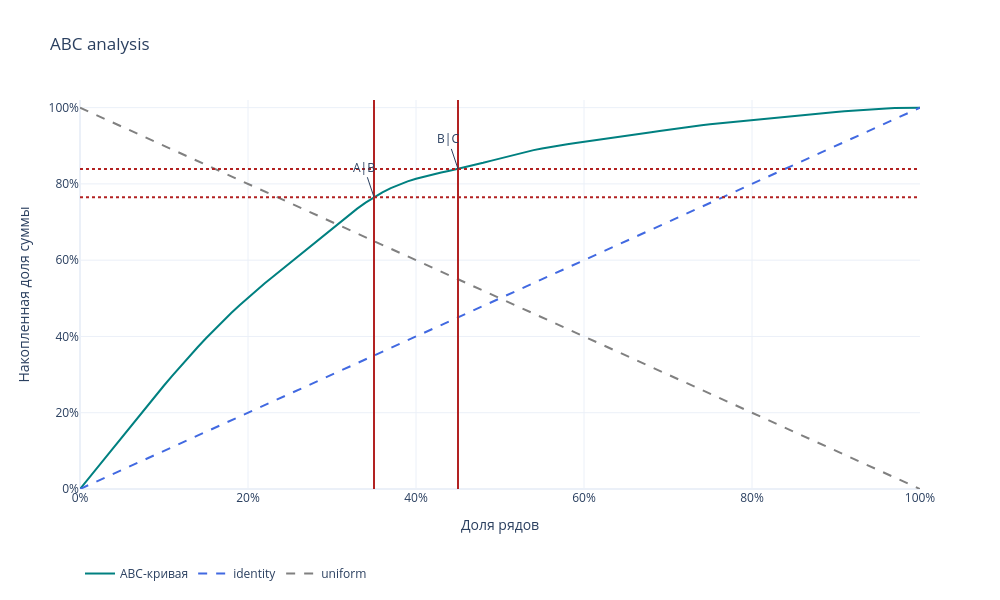

Here is the notebook cell this chart was saved with:
### Code cell
def plot_abc_plotly(result, title='ABC analysis'):
    fig = go.Figure([
        go.Scatter(x=result['p'], y=result['ABC'], mode='lines', name='ABC-кривая', line=dict(color='teal')),
        go.Scatter(x=[0, 1], y=[0, 1], mode='lines', name='identity', line=dict(color='royalblue', dash='dash')),
        go.Scatter(x=[0, 1], y=[1, 0], mode='lines', name='uniform', line=dict(color='gray', dash='dash')),
    ])
    # В abc-analysis границы групп задаются точками A и C.
    for point, label in [(result['A'], 'A|B'), (result['C'], 'B|C')]:
        x, y = point['Effort'], point['Yield']
        fig.add_vline(x=x, line_color='firebrick')
        fig.add_hline(y=y, line_color='firebrick', line_dash='dot')
        fig.add_annotation(x=x, y=y, text=label, showarrow=True, ay=-30)
    fig.update_layout(
        title=title, height=600, width=1000,
        xaxis=dict(title='Доля рядов', range=[0, 1], tickformat='.0%'),
        yaxis=dict(title='Накопленная доля суммы', range=[0, 1.02], tickformat='.0%'),
        legend=dict(orientation='h', y=-0.18),
    )
    fig.show()

dctAnalysis = abc_analysis([1, 15, 25, 17, 2, 3, 5, 6, 2, 3, 22], boolPlotResult=False)
plot_abc_plotly(dctAnalysis)

### Figure 1 — Plotly figure (JSON) as saved in the notebook; plotly's stock layout.template omitted (floating-point values rounded to 4 significant figures)
{"data": [{"line": {"color": "teal"}, "mode": "lines", "name": "ABC-кривая", "type": "scatter", "x": [0.0, 0.01, 0.02, 0.03, 0.04, 0.05, 0.06, 0.07, 0.08, 0.09, 0.1, 0.11, 0.12, 0.13, 0.14, 0.15, 0.16, 0.17, 0.18, 0.19, 0.2, 0.21, 0.22, 0.23, 0.24, 0.25, 0.26, 0.27, 0.28, 0.29, 0.3, 0.31, 0.32, 0.33, 0.34, 0.35, 0.36, 0.37, 0.38, 0.39, 0.4, 0.41, 0.42, 0.43, 0.44, 0.45, 0.46, 0.47, 0.48, 0.49, 0.5, 0.51, 0.52, 0.53, 0.54, 0.55, 0.56, 0.57, 0.58, 0.59, 0.6, 0.61, 0.62, 0.63, 0.64, 0.65, 0.66, 0.67, 0.68, 0.69, 0.7, 0.71, 0.72, 0.73, 0.74, 0.75, 0.76, 0.77, 0.78, 0.79, 0.8, 0.81, 0.82, 0.83, 0.84, 0.85, 0.86, 0.87, 0.88, 0.89, 0.9, 0.91, 0.92, 0.93, 0.94, 0.95, 0.96, 0.97, 0.98, 0.99, 1.0], "y": [8.607e-19, 0.02734, 0.05479, 0.08229, 0.1098, 0.1372, 0.1645, 0.1916, 0.2185, 0.2451, 0.2714, 0.2972, 0.3225, 0.3474, 0.3716, 0.3952, 0.4181, 0.4402, 0.4616, 0.482, 0.5017, 0.5207, 0.5393, 0.5574, 0.5753, 0.593, 0.6108, 0.6287, 0.6469, 0.6652, 0.6834, 0.7013, 0.7187, 0.7352, 0.7508, 0.7651, 0.7779, 0.7891, 0.7986, 0.8067, 0.8136, 0.8196, 0.825, 0.8299, 0.8346, 0.8393, 0.8444, 0.8497, 0.8554, 0.8611, 0.8669, 0.8726, 0.8782, 0.8836, 0.8886, 0.8931, 0.8972, 0.9008, 0.9042, 0.9073, 0.9103, 0.9131, 0.916, 0.9189, 0.9219, 0.9251, 0.9285, 0.9319, 0.9353, 0.9388, 0.9421, 0.9453, 0.9484, 0.9512, 0.9539, 0.9563, 0.9585, 0.9606, 0.9627, 0.9647, 0.9666, 0.9686, 0.9707, 0.9728, 0.975, 0.9773, 0.9795, 0.9818, 0.984, 0.9862, 0.9883, 0.9903, 0.9922, 0.9939, 0.9955, 0.9968, 0.998, 0.9989, 0.9996, 0.9999, 1.0]}, {"line": {"color": "royalblue", "dash": "dash"}, "mode": "lines", "name": "identity", "type": "scatter", "x": [0, 1], "y": [0, 1]}, {"line": {"color": "gray", "dash": "dash"}, "mode": "lines", "name": "uniform", "type": "scatter", "x": [0, 1], "y": [1, 0]}], "layout": {"annotations": [{"ay": -30, "showarrow": true, "text": "A|B", "x": 0.35, "y": 0.7651}, {"ay": -30, "showarrow": true, "text": "B|C", "x": 0.45, "y": 0.8393}], "height": 600, "legend": {"orientation": "h", "y": -0.18}, "shapes": [{"line": {"color": "firebrick"}, "type": "line", "x0": 0.35, "x1": 0.35, "xref": "x", "y0": 0, "y1": 1, "yref": "y domain"}, {"line": {"color": "firebrick", "dash": "dot"}, "type": "line", "x0": 0, "x1": 1, "xref": "x domain", "y0": 0.7651, "y1": 0.7651, "yref": "y"}, {"line": {"color": "firebrick"}, "type": "line", "x0": 0.45, "x1": 0.45, "xref": "x", "y0": 0, "y1": 1, "yref": "y domain"}, {"line": {"color": "firebrick", "dash": "dot"}, "type": "line", "x0": 0, "x1": 1, "xref": "x domain", "y0": 0.8393, "y1": 0.8393, "yref": "y"}], "title": {"text": "ABC analysis"}, "width": 1000, "xaxis": {"range": [0, 1], "tickformat": ".0%", "title": {"text": "Доля рядов"}}, "yaxis": {"range": [0, 1.02], "tickformat": ".0%", "title": {"text": "Накопленная доля суммы"}}}}
